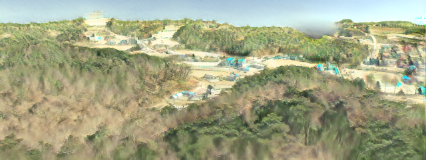
#> input picture homo_000.png, 426 x 160 px
$ python -i test_descriptor.py   (imports and definitions only)
#> lines starting #> are read from the running program, lines starting #| are printed output that depends on the picture
import numpy as np
import cv2

# 지역 기술자 매칭 알고리즘 및 전역 기술자 평가 코드
class test_desciptor():
    def __init__(self):
        self.sift = cv2.xfeatures2d.SIFT_create(nfeatures =300) #nfeatures =500
        self.surf = cv2.xfeatures2d.SURF_create(300)
        self.AKAZE = cv2.AKAZE_create()
        self.fast = cv2.FastFeatureDetector_create(300)
        self.orb = cv2.ORB_create(nfeatures =300) #nfeatures =500
        self.br = cv2.BRISK_create()
        self.matcher = None
        self.th_score = 0
        self.search = dict(checks = 128)

    # 각 디스크립터별 세부사항 세팅, matcher 방식 선택. BFMatcher 및 FlannBasedMatcher
    # [175 lines left out: functions make_kp, compute_repeatability, compute_mma, kp_matcher, featureMatching, not called in this run]


# [3 lines not run here, left out]

>>> import cv2
>>> picture = cv2.imread('homo_000.png', cv2.IMREAD_GRAYSCALE)
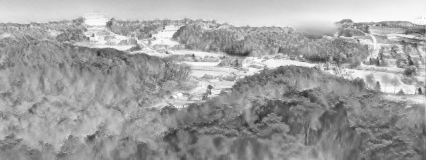
#> picture: shape (160, 426); min 46, max 255, mean 160.2
#> (the run stopped early here; a loop or call above may not have finished)

$ run again, on test1.png
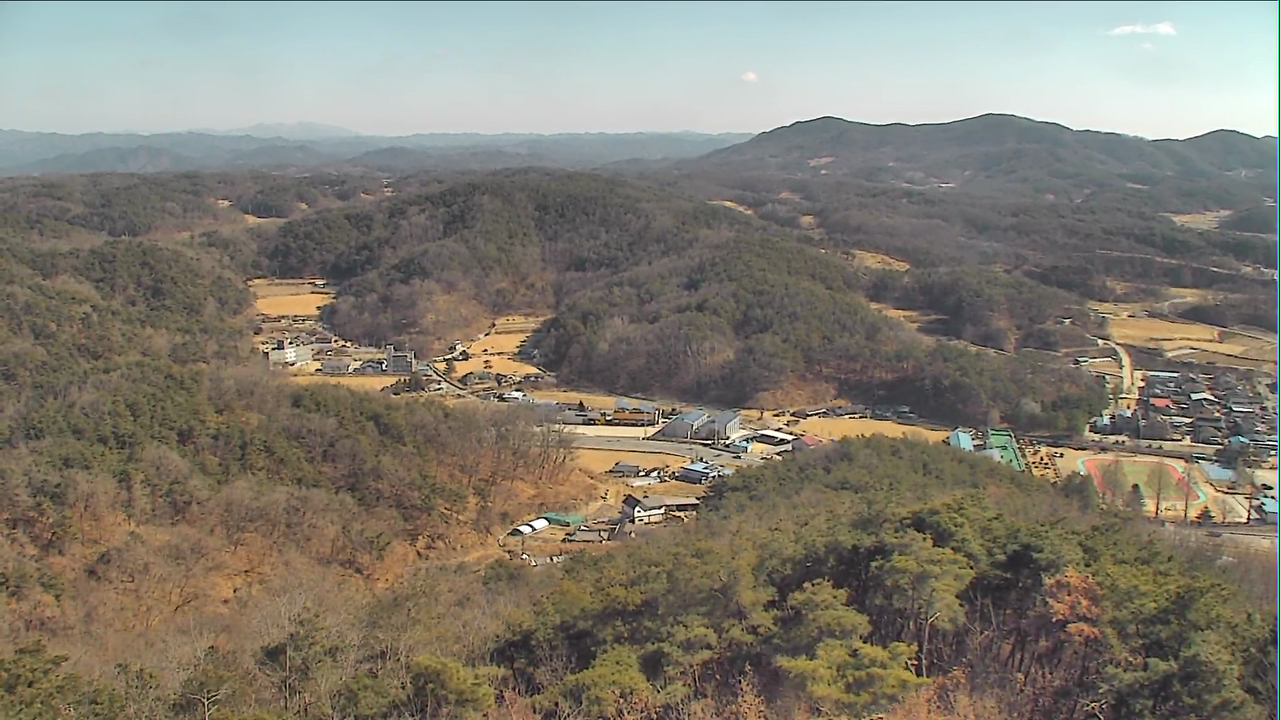
#> input picture test1.png, 1280 x 720 px
#> `picture = cv2.imread('homo_000.png', cv2.IMREAD_GRAYSCALE)`:
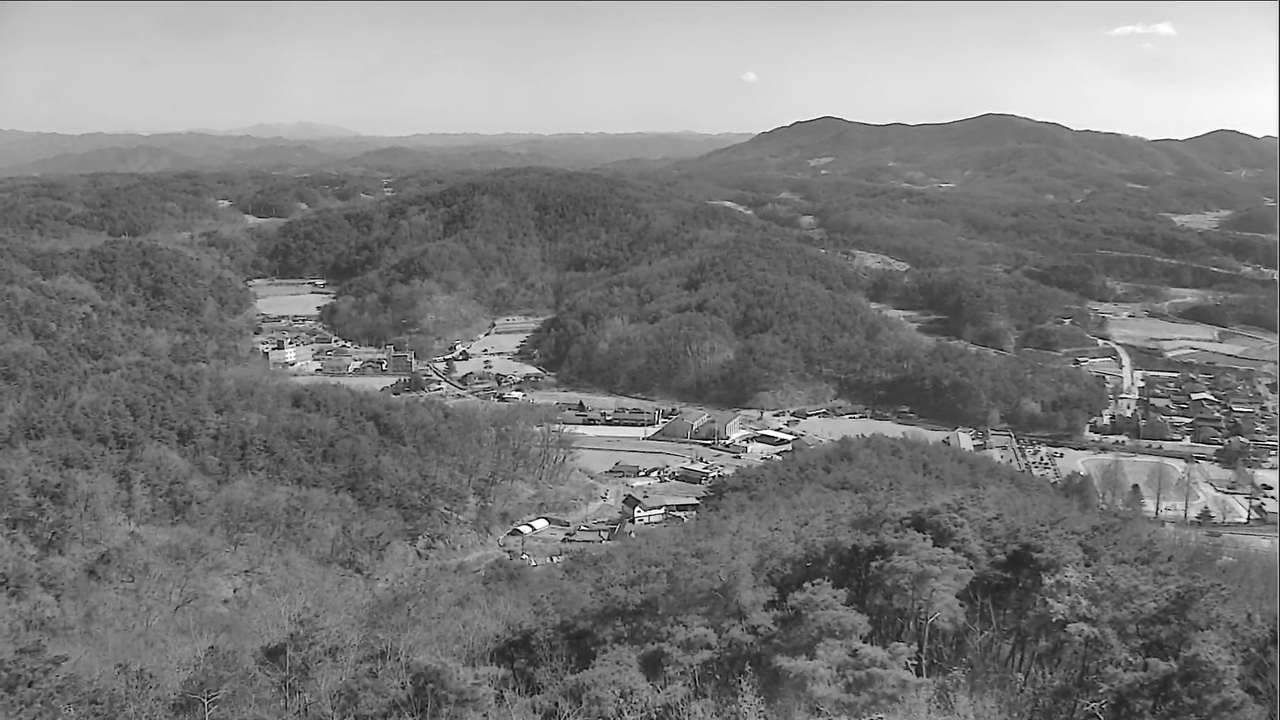
#> picture: shape (720, 1280); min 0, max 255, mean 124.2

$ run again, on test2.png
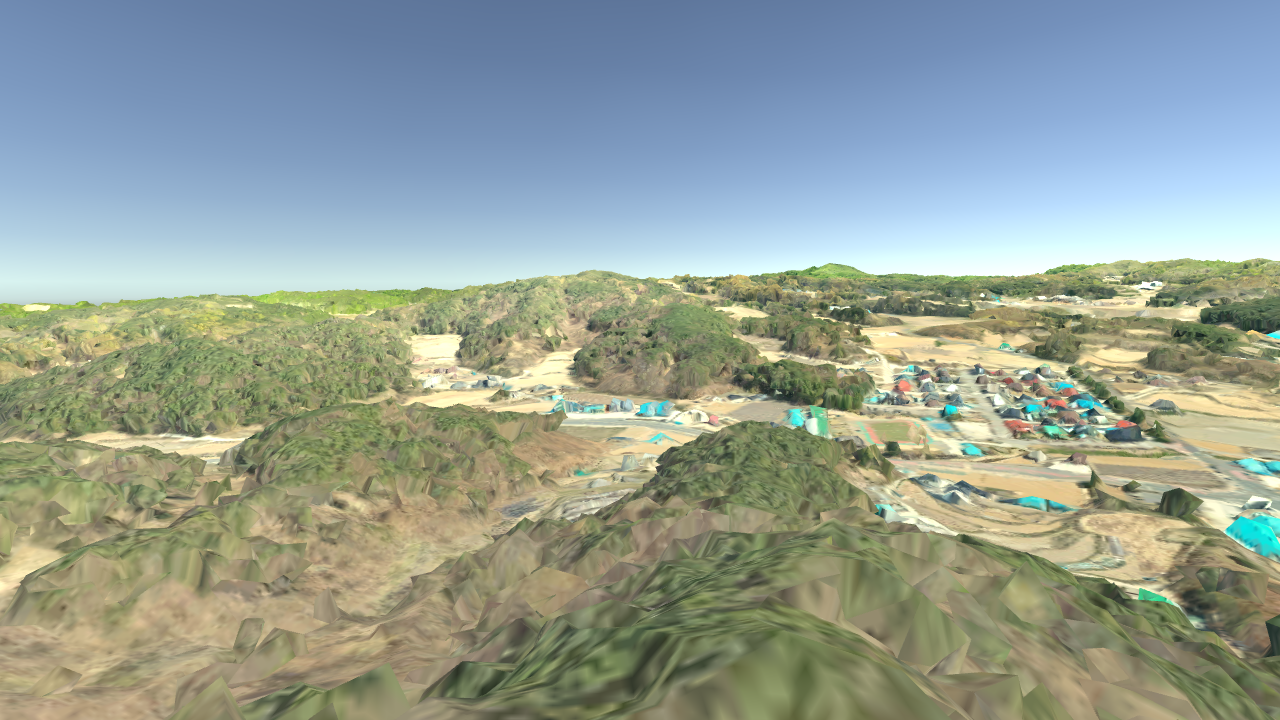
#> input picture test2.png, 1280 x 720 px
#> `picture = cv2.imread('homo_000.png', cv2.IMREAD_GRAYSCALE)`:
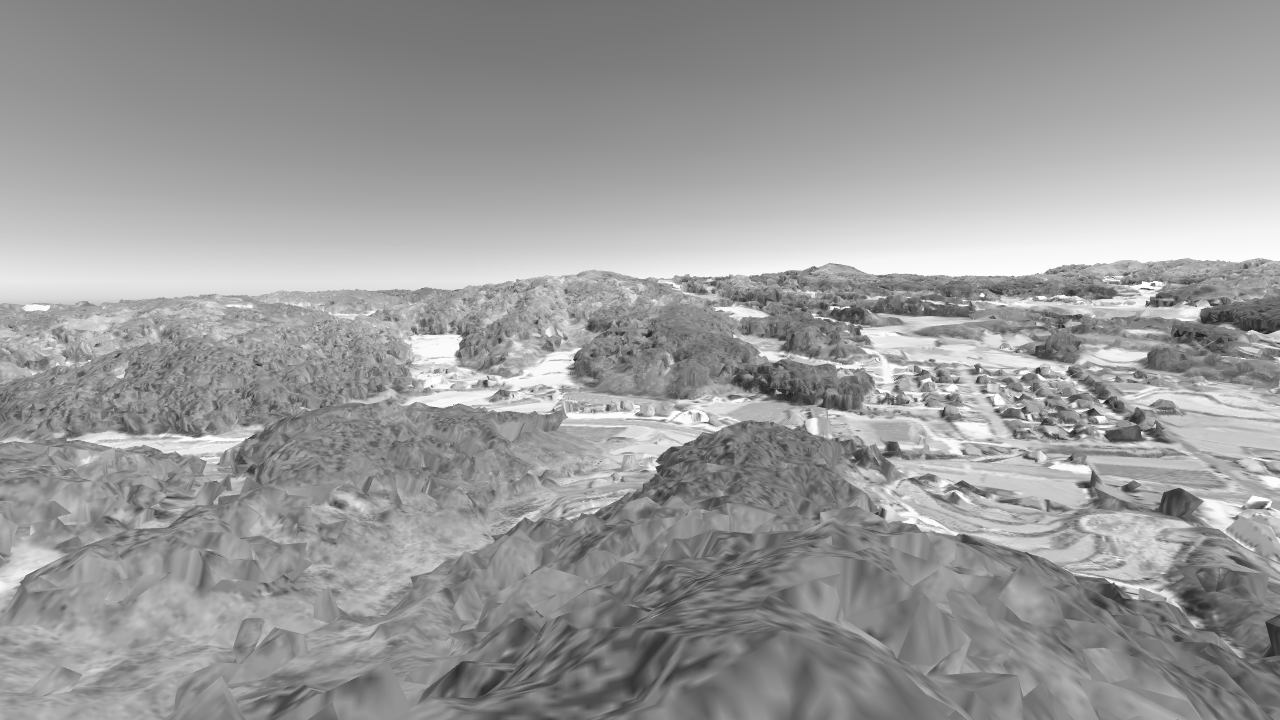
#> picture: shape (720, 1280); min 26, max 255, mean 154.7
